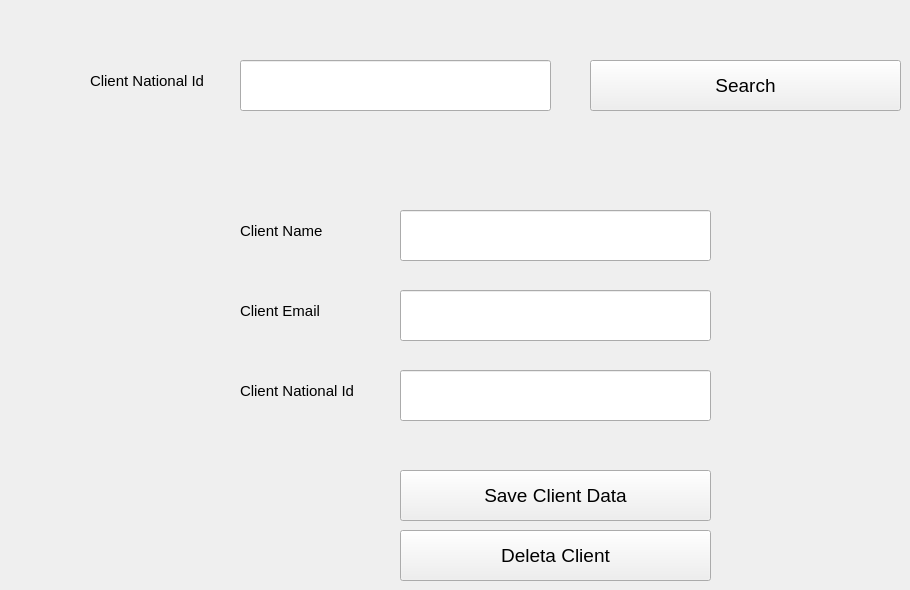
      <widget class="QWidget" name="tab_14">
       <attribute name="title">
        <string>Edit or Delete A Client</string>
       </attribute>
       <widget class="QLineEdit" name="lineEdit_25">
        <property name="geometry">
         <rect>
          <x>400</x>
          <y>370</y>
          <width>311</width>
          <height>51</height>
         </rect>
        </property>
       </widget>
       <widget class="QLineEdit" name="lineEdit_26">
        <property name="geometry">
         <rect>
          <x>400</x>
          <y>210</y>
          <width>311</width>
          <height>51</height>
         </rect>
        </property>
       </widget>
       <widget class="QPushButton" name="pushButton_23">
        <property name="geometry">
         <rect>
          <x>400</x>
          <y>470</y>
          <width>311</width>
          <height>51</height>
         </rect>
        </property>
        <property name="font">
         <font>
          <family>Segoe UI</family>
          <pointsize>14</pointsize>
         </font>
        </property>
        <property name="text">
         <string>Save Client Data</string>
        </property>
       </widget>
       <widget class="QLabel" name="label_42">
        <property name="geometry">
         <rect>
          <x>240</x>
          <y>220</y>
          <width>101</width>
          <height>21</height>
         </rect>
        </property>
        <property name="font">
         <font>
          <family>Segoe UI</family>
          <pointsize>11</pointsize>
         </font>
        </property>
        <property name="text">
         <string>Client Name</string>
        </property>
       </widget>
       <widget class="QLabel" name="label_43">
        <property name="geometry">
         <rect>
          <x>240</x>
          <y>380</y>
          <width>141</width>
          <height>21</height>
         </rect>
        </property>
        <property name="font">
         <font>
          <family>Segoe UI</family>
          <pointsize>11</pointsize>
         </font>
        </property>
        <property name="text">
         <string>Client National Id</string>
        </property>
       </widget>
       <widget class="QLineEdit" name="lineEdit_27">
        <property name="geometry">
         <rect>
          <x>400</x>
          <y>290</y>
          <width>311</width>
          <height>51</height>
         </rect>
        </property>
       </widget>
       <widget class="QLabel" name="label_44">
        <property name="geometry">
         <rect>
          <x>240</x>
          <y>300</y>
          <width>101</width>
          <height>21</height>
         </rect>
        </property>
        <property name="font">
         <font>
          <family>Segoe UI</family>
          <pointsize>11</pointsize>
         </font>
        </property>
        <property name="text">
         <string>Client Email</string>
        </property>
       </widget>
       <widget class="QLabel" name="label_48">
        <property name="geometry">
         <rect>
          <x>90</x>
          <y>70</y>
          <width>141</width>
          <height>21</height>
         </rect>
        </property>
        <property name="font">
         <font>
          <family>Segoe UI</family>
          <pointsize>11</pointsize>
         </font>
        </property>
        <property name="text">
         <string>Client National Id</string>
        </property>
       </widget>
       <widget class="QLineEdit" name="lineEdit_31">
        <property name="geometry">
         <rect>
          <x>240</x>
          <y>60</y>
          <width>311</width>
          <height>51</height>
         </rect>
        </property>
       </widget>
       <widget class="QPushButton" name="pushButton_25">
        <property name="geometry">
         <rect>
          <x>590</x>
          <y>60</y>
          <width>311</width>
          <height>51</height>
         </rect>
        </property>
        <property name="font">
         <font>
          <family>Segoe UI</family>
          <pointsize>14</pointsize>
         </font>
        </property>
        <property name="text">
         <string>Search</string>
        </property>
       </widget>
       <widget class="QPushButton" name="pushButton_26">
        <property name="geometry">
         <rect>
          <x>400</x>
          <y>530</y>
          <width>311</width>
          <height>51</height>
         </rect>
        </property>
        <property name="font">
         <font>
          <family>Segoe UI</family>
          <pointsize>14</pointsize>
         </font>
        </property>
        <property name="text">
         <string>Deleta Client</string>
        </property>
       </widget>
      </widget>
